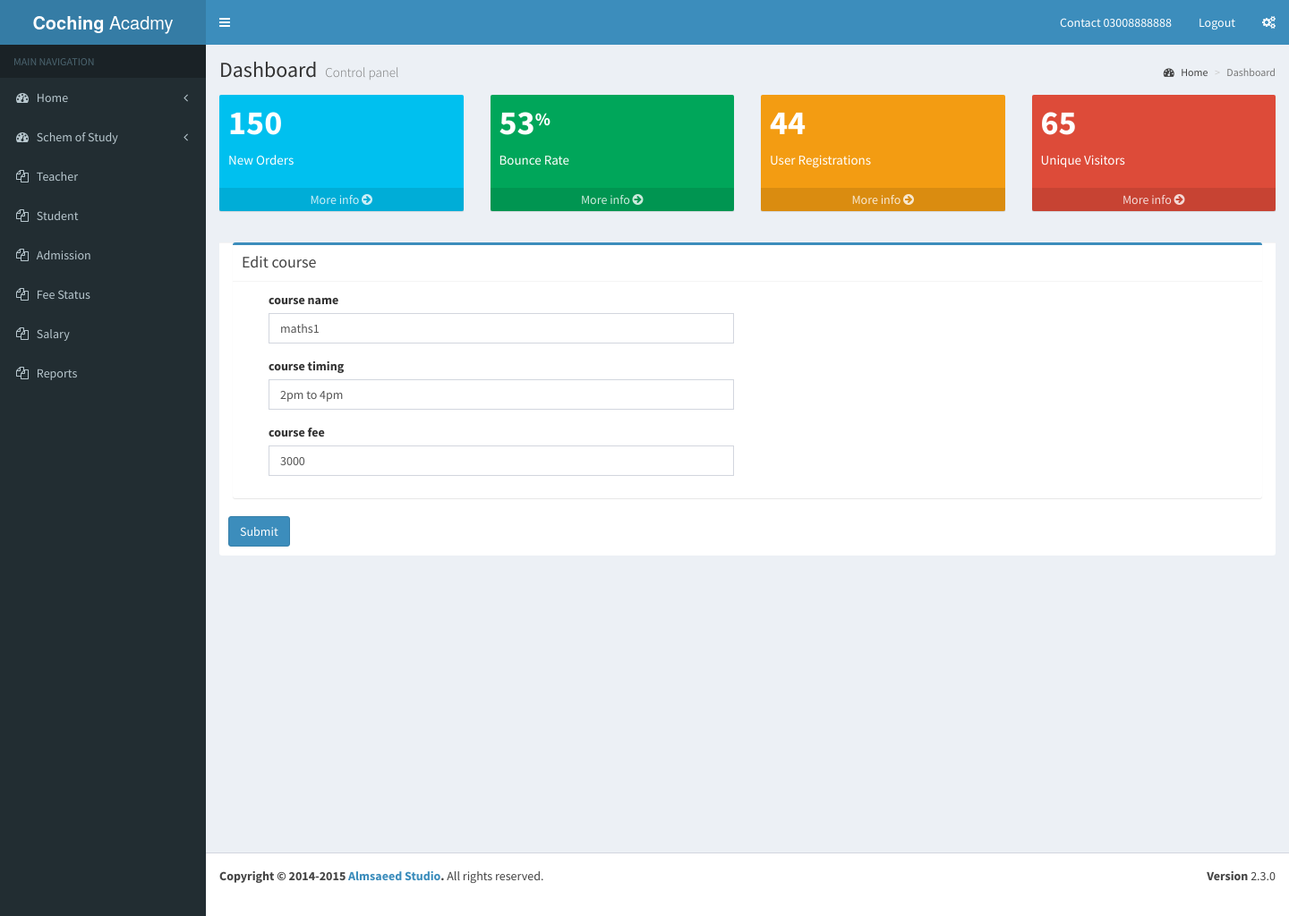
/course_edit.php?id=11, run on the app's committed database.
### tables this page shows
CREATE TABLE `course` (
  `course_id` int(255) NOT NULL,
  `student_id` int(255) NOT NULL,
  `course_name` varchar(255) NOT NULL,
  `course_timing` varchar(255) NOT NULL,
  `course_fee` varchar(255) NOT NULL
);

### course_edit.php (the view, shortened to what this page needs)
<?php
include 'include/conn.php';
include 'include/header.php';
include 'include/leftsidebar.php';
$idget=$_GET['id'];
$sql = ("SELECT * FROM `course` WHERE `course_id` = '$idget'");
$stmt = $conn->prepare($sql);
$stmt->execute();
$result = $stmt->fetchAll();
?>
      <div class="content-wrapper">
        <section class="content-header">
          <h1>
            Dashboard
            <small>Control panel</small>
          </h1>
          <ol class="breadcrumb">
            <li><a href="#"><i class="fa fa-dashboard"></i> Home</a></li>
            <li class="active">Dashboard</li>
          </ol>
        </section>
        <section class="content">
          <div class="row">
            <div class="col-lg-3 col-xs-6">
              <div class="small-box bg-aqua">
                <div class="inner">
                  <h3>150</h3>
                  <p>New Orders</p>
                </div>
                <a href="#" class="small-box-footer">More info <i class="fa fa-arrow-circle-right"></i></a>
              </div>
            </div>
            <div class="col-lg-3 col-xs-6">
              <div class="small-box bg-green">
                <div class="inner">
                  <h3>53<sup style="font-size: 20px">%</sup></h3>
                  <p>Bounce Rate</p>
                </div>
                <a href="#" class="small-box-footer">More info <i class="fa fa-arrow-circle-right"></i></a>
              </div>
            </div>
            <div class="col-lg-3 col-xs-6">
              <div class="small-box bg-yellow">
                <div class="inner">
                  <h3>44</h3>
                  <p>User Registrations</p>
                </div>
                <a href="#" class="small-box-footer">More info <i class="fa fa-arrow-circle-right"></i></a>
              </div>
            </div>
            <div class="col-lg-3 col-xs-6">
              <div class="small-box bg-red">
                <div class="inner">
                  <h3>65</h3>
                  <p>Unique Visitors</p>
                </div>
                <a href="#" class="small-box-footer">More info <i class="fa fa-arrow-circle-right"></i></a>
              </div>
            </div>
          </div>
<section class="content">
          <div class="row">
            <div class="col-md-12">
              <div class="box box-primary">
                <div class="box-header with-border">
                  <h3 class="box-title">Edit course</h3>
                </div>
                <form role="form" method="post">
                  <div class="box-body">
                    <div class="form-group col-md-12">
                     	<div class="col-md-6"> <label for="exampleInputEmail1">course name</label>
                      <input type="text" name="course_name" class="form-control" id="exampleInputEmail1" placeholder="Enter Course Name" value="<?=$result[0]['course_name']?>">
					  </div>
					  	<div class="col-md-6"></div>
                    </div>
                    <div class="form-group col-md-12">
                    <div class="col-md-6">  <label for="exampleInputPassword1">course timing</label>
                      <input type="text" name="course_timing" class="form-control" id="exampleInputPassword1" placeholder="enter Course Timing" value="<?=$result[0]['course_timing']?>">
                      </div>
					  <div class="col-md-6"></div>
				   </div>
					 <div class="form-group col-md-12">
                      <div class="col-md-6"><label for="exampleInputPassword1">course fee</label>
                      <input type="text" name="course_fee" class="form-control" id="exampleInputPassword1" placeholder="enter Course Fee" value="<?=$result[0]['course_fee']?>">
                    </div>
					<div class="col-md-6"></div>
					</div>
                    </div>
				</div>
				</div>
                  <div class="box-footer">
                    <button type="submit" name="submit" class="btn btn-primary">Submit</button>
                  </div>
              </div>
        </section>
      </div>
</div>
<?php include 'include/footer.php';?>

### data on the page
course: course_name "maths1", course_timing "2pm to 4pm", course_fee "3000"
